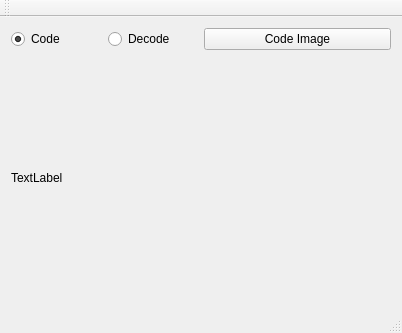
<?xml version="1.0" encoding="UTF-8"?>
<ui version="4.0">
 <class>MainWindow</class>
 <widget class="QMainWindow" name="MainWindow">
  <property name="geometry">
   <rect>
    <x>0</x>
    <y>0</y>
    <width>402</width>
    <height>333</height>
   </rect>
  </property>
  <property name="windowTitle">
   <string>MainWindow</string>
  </property>
  <widget class="QWidget" name="centralWidget">
   <layout class="QGridLayout" name="gridLayout">
    <item row="0" column="0">
     <layout class="QHBoxLayout" name="horizontalLayout">
      <item>
       <widget class="QRadioButton" name="radioButton">
        <property name="text">
         <string>Code</string>
        </property>
        <property name="checked">
         <bool>true</bool>
        </property>
       </widget>
      </item>
      <item>
       <widget class="QRadioButton" name="radioButton_2">
        <property name="text">
         <string>Decode</string>
        </property>
       </widget>
      </item>
     </layout>
    </item>
    <item row="0" column="1">
     <widget class="QPushButton" name="pushButton">
      <property name="text">
       <string>Code Image</string>
      </property>
     </widget>
    </item>
    <item row="1" column="0" colspan="2">
     <widget class="QLabel" name="label">
      <property name="text">
       <string>TextLabel</string>
      </property>
     </widget>
    </item>
   </layout>
  </widget>
  <widget class="QMenuBar" name="menuBar">
   <property name="geometry">
    <rect>
     <x>0</x>
     <y>0</y>
     <width>402</width>
     <height>21</height>
    </rect>
   </property>
  </widget>
  <widget class="QToolBar" name="mainToolBar">
   <attribute name="toolBarArea">
    <enum>TopToolBarArea</enum>
   </attribute>
   <attribute name="toolBarBreak">
    <bool>false</bool>
   </attribute>
  </widget>
  <widget class="QStatusBar" name="statusBar"/>
 </widget>
 <layoutdefault spacing="6" margin="11"/>
 <resources/>
 <connections/>
</ui>
